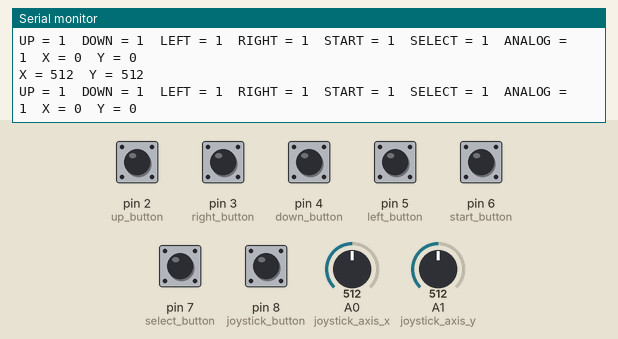
A sketch run on a simulated Arduino Uno, built with avr-gcc and run on an emulated ATmega328P. Shown: the last lines printed to the serial monitor. Inputs (shaded band) come from the test bench; at power-on: pin 2 (up_button), pin 3 (right_button), pin 4 (down_button), pin 5 (left_button), pin 6 (start_button), pin 7 (select_button), pin 8 (joystick_button) HIGH, A0 (joystick_axis_x) = 512, A1 (joystick_axis_y) = 512.

Above: at 1.2 s.
1.3 s: A0 (joystick_axis_x) set to 483
At 1.38 s:
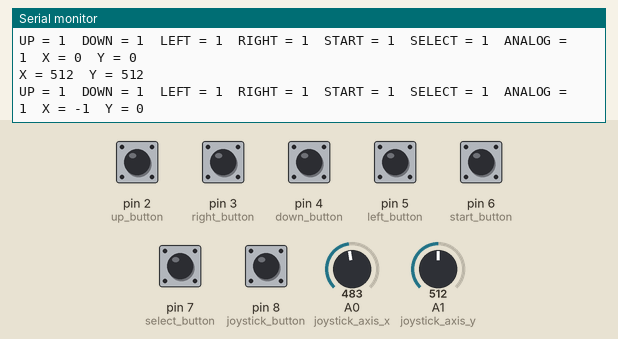
4.3 s: A1 (joystick_axis_y) set to 491
At 4.42 s:
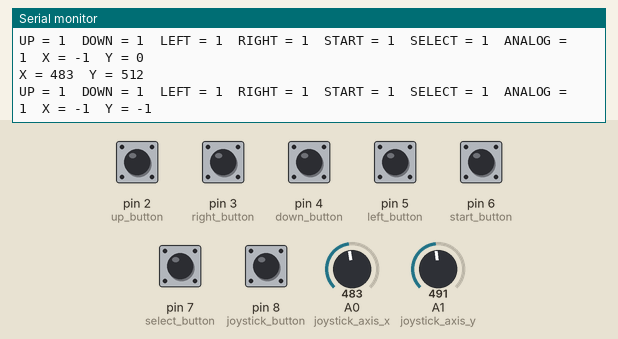

The sketch:

test_shield.ino
```cpp
int up_button = 2;
int down_button = 4;
int left_button = 5;
int right_button = 3;
int start_button = 6;
int select_button = 7;
int joystick_button = 8;
int joystick_axis_x = A0;
int joystick_axis_y = A1;
int buttons[] = {up_button, down_button, left_button, right_button, start_button, select_button, joystick_button};


void setup() {
  for (int i; i < 7; i++)
  {
   pinMode(buttons[i], INPUT);
   digitalWrite(buttons[i], HIGH);
  }
  Serial.begin(9600);
}

void loop() {
  Serial.print("UP = "),Serial.print(digitalRead(up_button)),Serial.print("\t");
  Serial.print("DOWN = "),Serial.print(digitalRead(down_button)),Serial.print("\t");
  Serial.print("LEFT = "),Serial.print(digitalRead(left_button)),Serial.print("\t");
  Serial.print("RIGHT = "),Serial.print(digitalRead(right_button)),Serial.print("\t");
  Serial.print("START = "),Serial.print(digitalRead(start_button)),Serial.print("\t");
  Serial.print("SELECT = "),Serial.print(digitalRead(select_button)),Serial.print("\t");
  Serial.print("ANALOG = "),Serial.print(digitalRead(joystick_button)),Serial.print("\t");
  Serial.print("X = "),Serial.print(map(analogRead(joystick_axis_x), 0, 1000, -1, 1));Serial.print("\t");
  Serial.print("Y = "),Serial.print(map(analogRead(joystick_axis_y), 0, 1000, -1, 1));Serial.print("\n");
  Serial.print("X = "),Serial.print(analogRead(joystick_axis_x));Serial.print("\t");
  Serial.print("Y = "),Serial.print(analogRead(joystick_axis_y));Serial.print("\n");
  delay(100);

 }
```

Measured:
- after the input at 1.3 s, the serial monitor: prints a new line at once (image 1)
- after the input at 4.3 s, the serial monitor: prints a new line after 0.05 s (image 2)
